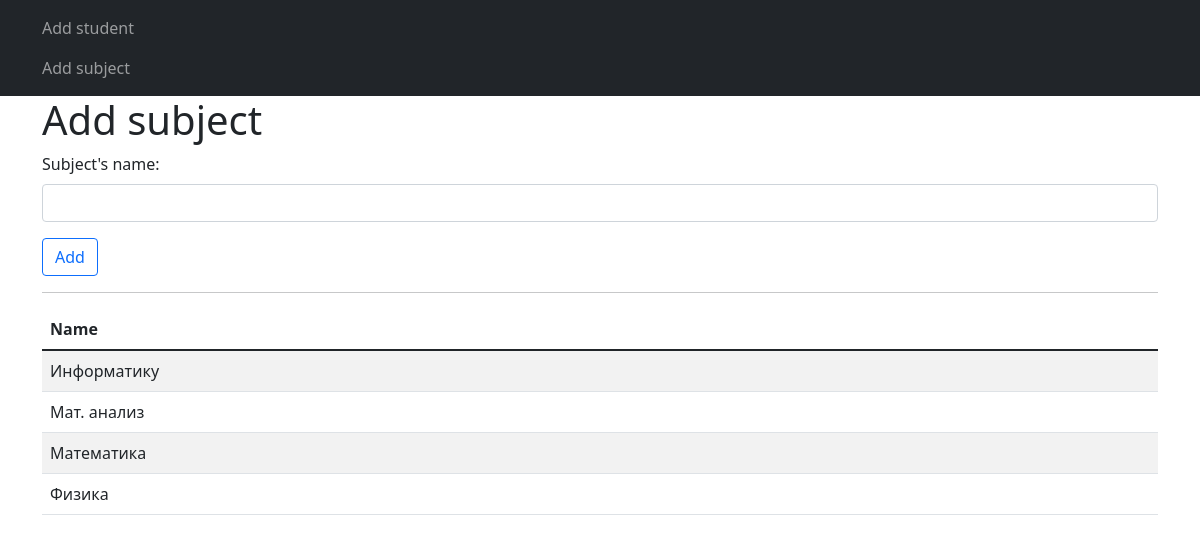
/add-subject, run on an earlier commit of the app's database.
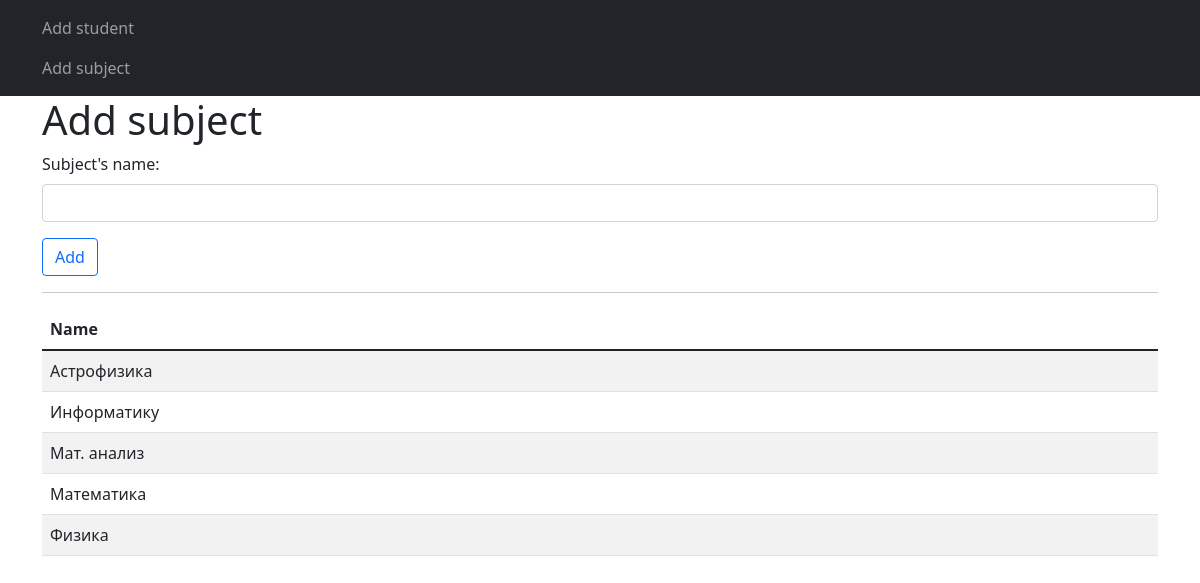
And on a later commit of the database.
### models.py (models this page shows)
class Subjects(db.Model):
    id = db.Column(db.Integer, primary_key=True)
    name = db.Column(db.String(80), nullable=False)
    student = db.relationship('Students', backref='subjects', lazy=True)

### routes.py (the view, shortened to what this page needs)
@app.route('/add-subject', methods=['GET', 'POST'])
def add_subject():
    form = SubjectForm()
    subjects = Subjects.query.order_by(Subjects.name).all()
    return render_template('add_subject.html', form=form, items=subjects)

### forms.py
class SubjectForm(FlaskForm):
    name = StringField('Subject\'s name: ',
                       validators=[DataRequired()])
    submit = SubmitField('Add')

### templates/add_subject.html (shortened to what this page needs)
{% extends 'base.html'%}
{% block content %}
    <h1 class="text centre">Add subject</h1>
    <form action="" method="post">
        <div class="mb-3">
            {{ form.name.label(class='form-label') }}
            {{ form.name(class='form-control')  }}
        </div>
        <div class="mb-3">
            {{ form.submit(class="btn btn-outline-primary") }}
        </div>
    </form>
    <hr>
    {% if items|length > 0 %}
        <table class="table table-striped">
            <thead>
                <tr>
                    <th>Name</th>
                </tr>
            </thead>
            <tbody>
                {% for subj in items %}
                    <tr>
                        <td>{{ subj.name }}</td>
                    </tr>
                {% endfor %}
            </tbody>
        </table>
    {% endif %}
{% endblock %}

### templates/base.html (shortened to what this page needs)
<!DOCTYPE html>
<html lang="en">
<head>
    <link href="https://cdn.jsdelivr.net/npm/bootstrap@5.1.3/dist/css/bootstrap.min.css" rel="stylesheet">
</head>
<body>
<nav class="navbar navbar-dark bg-dark">
    <div class="container">
        <ul class="navbar-nav">
            <li class="nav-item">
                <a class="nav-link" href="{{ url_for('add_student') }}">Add student</a>
            </li>
            <li class="nav-item">
                <a class="nav-link" href="{{ url_for('add_subject') }}">Add subject</a>
            </li>
        </ul>
    </div>
</nav>
<div class="container">
    {% block content %}{% endblock %}
</div>
</body>
</html>

What changed in the data, as far as the page shows it:
added Subjects: name "Астрофизика"
